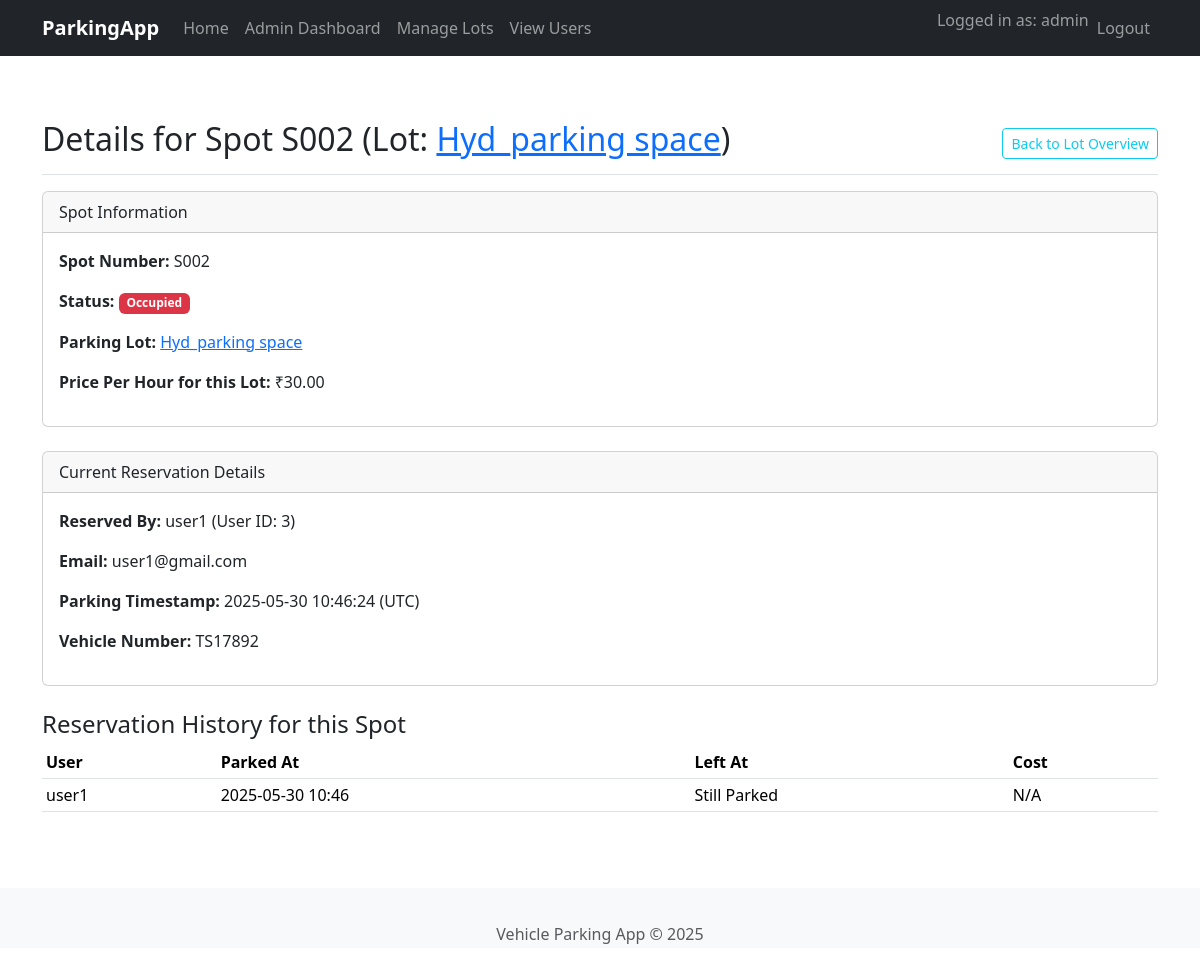
The page /admin/view_spot_details/2 (signed in) on the database its author committed.
### app/models.py (models this page shows, shortened)
class User(UserMixin, db.Model):
    id = db.Column(db.Integer, primary_key=True)
    username = db.Column(db.String(64), index=True, unique=True, nullable=False)
    email = db.Column(db.String(120), index=True, unique=True, nullable=False)
    password_hash = db.Column(db.String(256), nullable=False)
    is_admin = db.Column(db.Boolean, default=False)
    reservations = db.relationship('Reservation', backref='tenant', lazy='dynamic') # Changed from 'user' to 'tenant'

class ParkingLot(db.Model):
    id = db.Column(db.Integer, primary_key=True)
    name = db.Column(db.String(128), nullable=False, unique=True) # prime_location_name
    address = db.Column(db.String(255))
    pin_code = db.Column(db.String(10))
    price_per_hour = db.Column(db.Float, nullable=False) # Price
    maximum_capacity = db.Column(db.Integer, nullable=False) # maximum_number_of_spots
    spots = db.relationship('ParkingSpot', backref='parking_lot', lazy='dynamic', cascade="all, delete-orphan")

class ParkingSpot(db.Model):
    id = db.Column(db.Integer, primary_key=True)
    spot_number = db.Column(db.String(20), nullable=False) # e.g., A01, B12
    lot_id = db.Column(db.Integer, db.ForeignKey('parking_lot.id'), nullable=False)
    status = db.Column(db.String(1), default='A', nullable=False)  # O=Occupied, A=Available
    reservations = db.relationship('Reservation', backref='parking_spot', lazy='dynamic')
    __table_args__ = (db.UniqueConstraint('lot_id', 'spot_number', name='_lot_spot_uc'),)

class Reservation(db.Model):
    id = db.Column(db.Integer, primary_key=True)
    spot_id = db.Column(db.Integer, db.ForeignKey('parking_spot.id'), nullable=False)
    user_id = db.Column(db.Integer, db.ForeignKey('user.id'), nullable=False)
    parking_timestamp = db.Column(db.DateTime, default=datetime.utcnow, nullable=False)
    leaving_timestamp = db.Column(db.DateTime, nullable=True)
    parking_cost = db.Column(db.Float, nullable=True)
    vehicle_number = db.Column(db.String(20), nullable=True) # Optional: if you want to store vehicle number

### app/admin_routes.py (the view)
@bp.route('/view_spot_details/<int:spot_id>')
@login_required
@admin_required
def view_spot_details(spot_id):
    spot = ParkingSpot.query.get_or_404(spot_id)
    reservation = None
    if spot.status == 'O':
        reservation = Reservation.query.filter_by(spot_id=spot.id, leaving_timestamp=None).first()
    return render_template('admin/view_spot_details.html', spot=spot, reservation=reservation, title=f'Details for Spot {spot.spot_number}', Reservation=Reservation)

### app/admin_routes.py (called while the page is built)
def admin_required(f):
    @wraps(f)
    def decorated_function(*args, **kwargs):
        if not current_user.is_authenticated or not current_user.is_admin:
            flash('You do not have permission to access this page.', 'danger')
            return redirect(url_for('auth.login', next=request.url))
        return f(*args, **kwargs)
    return decorated_function

### app/templates/admin/view_spot_details.html (shortened to what this page needs)
{% extends "base.html" %}
{% block content %}
<div class="d-flex justify-content-between flex-wrap flex-md-nowrap align-items-center pt-3 pb-2 mb-3 border-bottom">
    <h1 class="h2">{{ title }} (Lot: <a href="{{ url_for('admin_routes.view_lot_spots', lot_id=spot.parking_lot.id) }}">{{ spot.parking_lot.name }}</a>)</h1>
    <a href="{{ url_for('admin_routes.view_lot_spots', lot_id=spot.parking_lot.id) }}" class="btn btn-sm btn-outline-info">Back to Lot Overview</a>
</div>
<div class="card">
    <div class="card-header">
        Spot Information
    </div>
    <div class="card-body">
        <p><strong>Spot Number:</strong> {{ spot.spot_number }}</p>
        <p><strong>Status:</strong>
            {% if spot.status == 'O' %}
                <span class="badge bg-danger">Occupied</span>
            {% elif spot.status == 'A' %}
                <span class="badge bg-success">Available</span>
            {% else %}
                <span class="badge bg-secondary">{{ spot.status }}</span>
            {% endif %}
        </p>
        <p><strong>Parking Lot:</strong> <a href="{{ url_for('admin_routes.view_lot_spots', lot_id=spot.parking_lot.id) }}">{{ spot.parking_lot.name }}</a></p>
        <p><strong>Price Per Hour for this Lot:</strong> ₹{{ "%.2f"|format(spot.parking_lot.price_per_hour) }}</p>
    </div>
</div>
{% if spot.status == 'O' and reservation %}
    <div class="card mt-4">
        <div class="card-header">
            Current Reservation Details
        </div>
        <div class="card-body">
            <p><strong>Reserved By:</strong> {{ reservation.tenant.username }} (User ID: {{ reservation.user_id }})</p>
            <p><strong>Email:</strong> {{ reservation.tenant.email }}</p>
            <p><strong>Parking Timestamp:</strong> {{ reservation.parking_timestamp.strftime('%Y-%m-%d %H:%M:%S') }} (UTC)</p>
            <p><strong>Vehicle Number:</strong> {{ reservation.vehicle_number if reservation.vehicle_number else 'Not Provided' }}</p>
        </div>
    </div>
{% elif spot.status == 'O' and not reservation %}
    <div class="alert alert-warning mt-4" role="alert">
        This spot is marked Occupied, but no active reservation record was found. This might indicate an inconsistency.
    </div>
{% elif spot.status == 'A' %}
     <div class="alert alert-info mt-4" role="alert">
        This spot is currently available.
    </div>
{% endif %}
<h4 class="mt-4">Reservation History for this Spot</h4>
{% if spot.reservations.order_by(Reservation.parking_timestamp.desc()).all() %}
    <table class="table table-sm table-hover mt-2">
        <thead>
            <tr>
                <th>User</th>
                <th>Parked At</th>
                <th>Left At</th>
                <th>Cost</th>
            </tr>
        </thead>
        <tbody>
            {% for res in spot.reservations.order_by(Reservation.parking_timestamp.desc()).all() %}
                <tr>
                    <td>{{ res.tenant.username }}</td>
                    <td>{{ res.parking_timestamp.strftime('%Y-%m-%d %H:%M') }}</td>
                    <td>{{ res.leaving_timestamp.strftime('%Y-%m-%d %H:%M') if res.leaving_timestamp else 'Still Parked' }}</td>
                    <td>{{ '₹%.2f'|format(res.parking_cost) if res.parking_cost is not none else 'N/A' }}</td>
                </tr>
            {% endfor %}
        </tbody>
    </table>
{% else %}
    <p>No reservation history for this spot.</p>
{% endif %}
{% endblock %}

### app/templates/base.html (shortened to what this page needs)
<!doctype html>
<html lang="en">
<head>
    {{ bootstrap.load_css() }}
    <link rel="stylesheet" href="{{ url_for('static', filename='css/style.css') }}">
</head>
<body>
    <nav class="navbar navbar-expand-lg navbar-dark bg-dark mb-4">
        <div class="container">
            <a class="navbar-brand" href="{{ url_for('routes.index') }}">ParkingApp</a>
            <div class="collapse navbar-collapse" id="navbarNav">
                <ul class="navbar-nav me-auto mb-2 mb-lg-0">
                    <li class="nav-item">
                        <a class="nav-link" href="{{ url_for('routes.index') }}">Home</a>
                    </li>
                    {% if current_user.is_authenticated %}
                        {% if current_user.is_admin %}
                            <li class="nav-item"><a class="nav-link" href="{{ url_for('admin_routes.dashboard') }}">Admin Dashboard</a></li>
                            <li class="nav-item"><a class="nav-link" href="{{ url_for('admin_routes.list_parking_lots') }}">Manage Lots</a></li>
                            <li class="nav-item"><a class="nav-link" href="{{ url_for('admin_routes.list_users') }}">View Users</a></li>
                        {% else %}
                            <li class="nav-item"><a class="nav-link" href="#">User Dashboard</a></li>
                            <li class="nav-item"><a class="nav-link" href="#">Book Parking</a></li>
                        {% endif %}
                    {% endif %}
                </ul>
                <ul class="navbar-nav ms-auto mb-2 mb-lg-0">
                    {% if current_user.is_authenticated %}
                        <li class="nav-item"><span class="navbar-text">Logged in as: {{ current_user.username }}</span></li>
                        <li class="nav-item"><a class="nav-link" href="{{ url_for('auth.logout') }}">Logout</a></li>
                    {% else %}
                        <li class="nav-item"><a class="nav-link" href="{{ url_for('auth.login') }}">Login</a></li>
                        <li class="nav-item"><a class="nav-link" href="{{ url_for('auth.register') }}">Register</a></li>
                    {% endif %}
                </ul>
            </div>
        </div>
    </nav>
    <main class="container mt-4">
        {% block content %}{% endblock %}
    </main>
    <footer class="footer mt-auto py-3 bg-light">
        <div class="container text-center">
            <span class="text-muted">Vehicle Parking App &copy; {{ datetime.utcnow().year }}</span>
        </div>
    </footer>
</body>
</html>

### app/static/css/style.css (style rules this page uses)
body { padding-top: 0; display: flex; flex-direction: column; min-height: 100vh; }
main { flex: 1; padding-bottom: 60px; }
.footer { width: 100%; height: 60px; line-height: 60px; background-color: #f5f5f5; }
.navbar-brand { font-weight: bold; }

### rows shown on the page
User: username "admin"
ParkingLot: parking_lot.name "Hyd_parking space", parking_lot.price_per_hour "30.00"
ParkingSpot: spot_number "S002"
User: tenant.username "user1", tenant.email "user1@gmail.com"
Reservation: user_id "3", parking_timestamp "2025-05-30 10:46:24", vehicle_number "TS17892", tenant.username "user1", parking_timestamp "2025-05-30 10:46", leaving_timestamp "Still Parked", parking_cost "N/A"

### other values the page prints
{{ title }} "Details for Spot S002"
